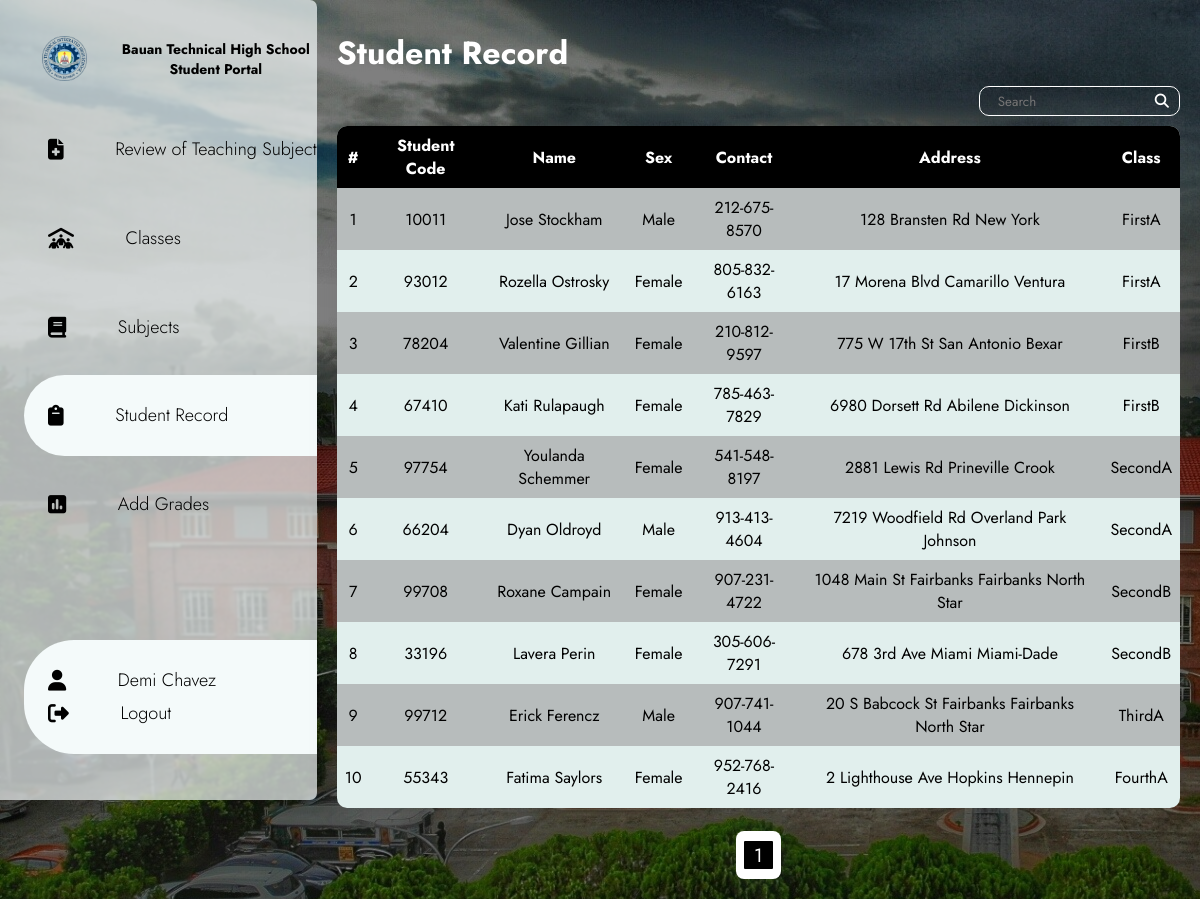
The app's page /pages/studentRecord.php (signed in) with its own data.
### tables this page shows
CREATE TABLE `teachers` (
  `teacherID` int(11) NOT NULL,
  `full_name` varchar(255) DEFAULT NULL,
  `email` varchar(255) NOT NULL,
  `password` varchar(255) NOT NULL,
  `gender` varchar(10) DEFAULT NULL,
  `address` varchar(255) DEFAULT NULL,
  `contact` varchar(20) DEFAULT NULL
);

CREATE TABLE `students` (
  `studentID` int(11) NOT NULL,
  `classID` int(11) DEFAULT NULL,
  `studentCode` varchar(50) DEFAULT NULL,
  `full_name` varchar(255) DEFAULT NULL,
  `email` varchar(255) NOT NULL,
  `password` varchar(255) NOT NULL,
  `gender` varchar(10) DEFAULT NULL,
  `contact` varchar(255) NOT NULL,
  `address` varchar(255) DEFAULT NULL,
  `level_section` varchar(50) DEFAULT NULL
);

### pages/studentRecord.php (the view, shortened to what this page needs)
<?php
include("../phpFiles/dbConnect.php");
$searchKeyword = "";
if (isset($_GET["searchKeyword"])) {
    $searchKeyword = $_GET["searchKeyword"];
    $sql = "SELECT * FROM students WHERE studentID LIKE '%$searchKeyword%' OR studentCode LIKE '%$searchKeyword%' OR full_name LIKE '%$searchKeyword%' OR gender LIKE '%$searchKeyword%' OR contact LIKE '%$searchKeyword%'
    OR address LIKE '%$searchKeyword%'";
} else {
    $sql = "SELECT * FROM students";
}
$result = $connect->query($sql);
?>
<!DOCTYPE html>
<html lang="en">
<head>
    <link rel="stylesheet" href="../styles/reviews.css">
    <?php include('header.php'); ?>
</head>
<body>
    <div class="container">
        <?php
            include('../components/tsidebar.php');
        ?>
        <main>
            <h1>Student Record</h1>
            <div class="main-content">
                <div class="contain">
                    <form action="<?php echo htmlspecialchars($_SERVER["PHP_SELF"]); ?>" method="get" class="search"
                        id="upd-form">
                        <input type="text" name="searchKeyword" value="<?php echo $searchKeyword; ?>"
                            placeholder="  Search">
                        <i class="fa-solid fa-magnifying-glass"></i>
                    </form>
                </div>
                <?php
                echo "<table>";
                echo "<tr><th>#</th><th>Student Code</th><th>Name</th><th>Sex</th><th>Contact</th><th>Address</th><th>Class</th></tr>";
                if ($result->num_rows > 0) {
                    while ($row = $result->fetch_assoc()) {
                        echo "<tr>";
                        echo "<td>" . $row["studentID"] . "</td>";
                        echo "<td>" . $row["studentCode"] . "</td>";
                        echo "<td>" . $row["full_name"] . "</td>";
                        echo "<td>" . $row["gender"] . "</td>";
                        echo "<td>" . $row["contact"] . "</td>";
                        echo "<td>" . $row["address"] . "</td>";
                        echo "<td>" . $row["level_section"] . "</td>";
                    }
                    echo "</div>";
                } else {
                    echo "<tr><td colspan='12' id='noRes'>No Results</td></tr>";
                }
                echo "</table><br>";
                ?>
                <div class="paginationCont">
                    <div class="paginationMain">
                        <?php
                        include("../pages/pagination.php");
                        ?>
                    </div>
                </div>
        </main>
    </div>
</body>
</html>

### components/tsidebar.php (shortened to what this page needs)
<?php
include("../phpFiles/dbConnect.php");
$loggedInTeacherEmail = $_SESSION["activeUser"];
$teacherQuery = "SELECT * FROM teachers WHERE email = '$loggedInTeacherEmail'";
$resultTeacher = mysqli_query($connect, $teacherQuery);
$teacherDetails = mysqli_fetch_assoc($resultTeacher);
?>
<head>
    <link rel="stylesheet" type="text/css" href="../styles/sidebar.css" />
</head>
<nav>
    <div class="logo">
        <img src="../images/bths_logo.ico">
        <span class="nav-item">Bauan Technical High School<br>Student Portal</span>
    </div>
    <ul class="menu">
        <li>
            <a href="../pages/reviews.php">
                <i class="fa-solid fa-file-medical"></i>
                <span>Review of Teaching Subjects</span>
            </a>
        </li>
        <li>
            <a href="../pages/classes.php">
                <i class="fa-solid fa-people-roof"></i>
                <span>Classes</span>
            </a>
        </li>
        <li>
            <a href="subject.php">
                <i class="fa-solid fa-book"></i>
                <span>Subjects</span>
            </a>
        </li>
        <li>
            <a href="../pages/studentRecord.php">
                <i class="fas fa-clipboard"></i>
                <span>Student Record</span>
            </a>
        </li>
        <li>
            <a href="../pages/result.php">
                <i class="fa-solid fa-square-poll-vertical"></i>
                <span>Add Grades</span>
            </a>
        </li>
        <li class="logout">
            <a href="">
                <i class="fa-solid fa-user"></i>
                <span>
                    <?php
                    if ($teacherDetails !== null) {
                        echo "<p>" . $teacherDetails["full_name"] . "</p>";
                    } else {
                        echo "<p>Error: Teacher details not found.</p>";
                    }
                    ?>
                </span>
            </a>
            <a href="../pages/logout.php">
                <i class="fas fa-sign-out-alt"></i>
                <span>Logout</span>
            </a>
        </li>
    </ul>
</nav>

### styles/reviews.css (style rules this page uses)
:root { --bg: #f4fafa; --bg-darker: #eaf4f3; --teal: #38a095; --lightgreen: #cce1df; --lightblue: #90cac4; --blue: #8edaf1; }
* { margin: 0; padding: 0; outline: none; border: none; text-decoration: none; box-sizing: border-box; font-family: "Jost", sans-serif; }
body { background-image: linear-gradient(rgba(0, 0, 0, 0.5), rgba(0, 0, 0, 0.5)),url("../images/bths.jpg"); }
.container { display: flex; }
main { position: relative; padding: 20px; width: calc(100% - 100px); }
.contain { height: 30px; display: flex; justify-content: flex-end; gap: 15px; }
.button, .search { font-size: 1.2em; background: none; }
.search { display: flex; border: 1px solid white; border-radius: 10px; padding-left: 10px; }
.search input { background: none; }
.search i { color: white; font-size: 0.8875rem; padding: 0 10px 0 5px; align-self: center; }
h1 { padding: 10px 0; color: white; }
.main-content { text-align: center; }
table { overflow: hidden; border-radius: 10px; margin-top: 10px; border-collapse: collapse; width: 100%; box-shadow: rgba(100, 100, 111, 0.2) 0px 7px 29px 0px; }
th, td { padding: 8px; text-align: center; word-wrap: break-word; }
th { background-color: black; color: white; }
tr:nth-child(even) { background-color: #b7bcbc; -webkit-backdrop-filter: blur(1px); backdrop-filter: blur(1px); }
tr:nth-child(odd) { background-color: #E1EFED; }
.paginationCont { display: flex; justify-content: center; align-items: center; }
.paginationMain { display: flex; justify-content: center; align-items: center; height: 3em; border-radius: 0.5rem; background-color: white; color: white; box-shadow: rgba(100, 100, 111, 0.2) 0px 7px 29px 0px; padding: 0.5em }
.active { color: white; background-color: black; }

### styles/sidebar.css (style rules this page uses)
* { font-family: 'Jost', sans-serif; }
:root { --green: #39a096; --lightblue: #a0cad8; --white: #f4f4f4; --darkwhite: #f4fafa; }
nav { position: sticky; top: 0; left: 0; bottom: 0; width: 110px; height: 100vh; padding: 1rem; color: var(--green); overflow: hidden; transition: all 0.5s linear; background: rgba(244,250,250,0.7);; -webkit-backdrop-filter: blur(1px); backdrop-filter: blur(1px); border-top-right-radius: 7px; border-bottom-right-radius: 7px; }
nav span { white-space: nowrap; font-size: 18px; padding: 10px; font-weight: 300; text-decoration: none; }
.logo { position: relative; height: 85px; padding: 1rem; display: flex; align-items: center; text-align: center; gap: 1.7rem; margin-left: 0.6rem; }
.logo img { height: 85%; }
.logo span { font-size: 14px; font-weight: bold; padding: 0.5rem; color: black; }
.menu { height: 85%; position: relative; list-style: none; }
.menu li { padding: 1.5rem; margin: 0.5rem; border-top-left-radius: 50px; border-bottom-left-radius: 50px; line-height: 0.8rem; width: 500px; }
.menu li a { color: black; font-size: 14px; display: flex; align-items: center; gap: 2.6rem; text-decoration: none; }
.menu li a i { font-size: 1.3rem; }
.logout { position: absolute; bottom: 0; left: 0; width: calc(100% - 1rem); }
.menu li.active { background: var(--darkwhite); color: black; }
.menu li.active a { color: black; }

### records on screen
teachers: full_name "Demi Chavez"
students: studentID "1", studentCode "10011", full_name "Jose Stockham", gender "Male", contact "212-675-8570", address "128 Bransten Rd New York", level_section "FirstA"
students: studentID "2", studentCode "93012", full_name "Rozella Ostrosky", gender "Female", contact "805-832-6163", address "17 Morena Blvd Camarillo Ventura", level_section "FirstA"
students: studentID "3", studentCode "78204", full_name "Valentine Gillian", gender "Female", contact "210-812-9597", address "775 W 17th St San Antonio Bexar", level_section "FirstB"
students: studentID "4", studentCode "67410", full_name "Kati Rulapaugh", gender "Female", contact "785-463-7829", address "6980 Dorsett Rd Abilene Dickinson", level_section "FirstB"
students: studentID "5", studentCode "97754", full_name "Youlanda Schemmer", gender "Female", contact "541-548-8197", address "2881 Lewis Rd Prineville Crook", level_section "SecondA"
students: studentID "6", studentCode "66204", full_name "Dyan Oldroyd", gender "Male", contact "913-413-4604", address "7219 Woodfield Rd Overland Park Johnson", level_section "SecondA"
students: studentID "7", studentCode "99708", full_name "Roxane Campain", gender "Female", contact "907-231-4722", address "1048 Main St Fairbanks Fairbanks North Star", level_section "SecondB"
students: studentID "8", studentCode "33196", full_name "Lavera Perin", gender "Female", contact "305-606-7291", address "678 3rd Ave Miami Miami-Dade", level_section "SecondB"
students: studentID "9", studentCode "99712", full_name "Erick Ferencz", gender "Male", contact "907-741-1044", address "20 S Babcock St Fairbanks Fairbanks North Star", level_section "ThirdA"
students: studentID "10", studentCode "55343", full_name "Fatima Saylors", gender "Female", contact "952-768-2416", address "2 Lighthouse Ave Hopkins Hennepin", level_section "FourthA"
